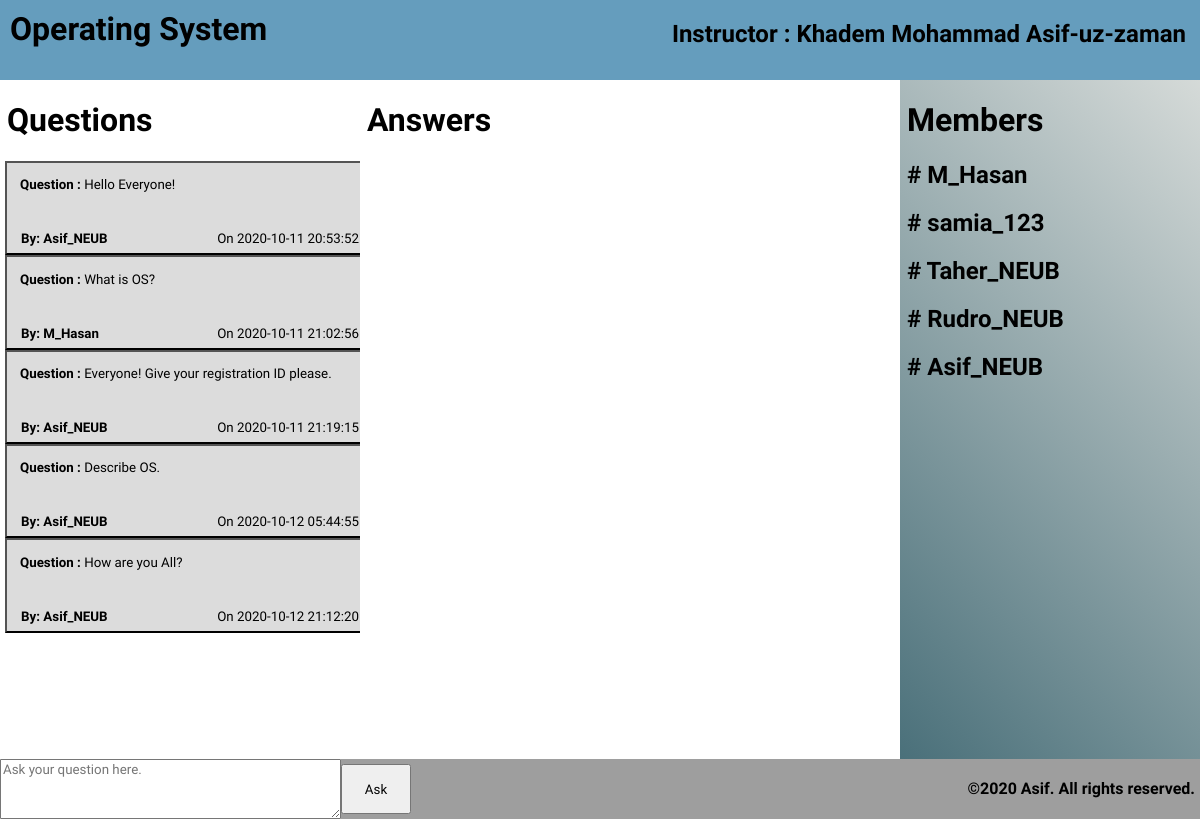
The app's page /classroom.php?id=os with its own data.
### tables this page shows
CREATE TABLE `classroom` (
  `cname` varchar(255) NOT NULL,
  `cid` varchar(255) NOT NULL,
  `password` varchar(255) NOT NULL,
  `instructor` varchar(255) NOT NULL,
  `iname` varchar(255) NOT NULL
);

CREATE TABLE `os_q` (
  `qby` varchar(255) DEFAULT NULL,
  `ts` timestamp NOT NULL DEFAULT current_timestamp() ON UPDATE current_timestamp(),
  `qid` int(11) NOT NULL,
  `q` varchar(800) DEFAULT NULL
);

CREATE TABLE `stclass` (
  `cid` varchar(255) NOT NULL,
  `phone` varchar(255) NOT NULL,
  `uname` varchar(255) NOT NULL
);

### classroom.php (the view, shortened to what this page needs)
<?php
    $sub=$_GET['id'];
    $sub1=$sub;
    $sub1 .="_q";
    $conn= mysqli_connect('localhost','root','');
    mysqli_select_db($conn,'class');
?>
<html>
    <head>
    </head>
    <body>
<header>
     <?php
        $qr123= mysqli_query($conn,"select * from classroom where cid='$sub'");
        $rownum1=mysqli_fetch_assoc($qr123);
     ?>
     <div class="snc"><h1 style="font-size: 200%; margin-top:10px;"><?php echo $rownum1['cname'];?></h1></div>
     <div><h2 class="inc">Instructor : <?php echo $rownum1['iname'];?></h2></div>
</header>
<main>
<div class="split left">
    <h1 class="hdr"> Questions</h1>
        <?php
            $tbl1= mysqli_query($conn,"select * from $sub1");
            while($row1=mysqli_fetch_assoc($tbl1))
            {
        ?>
                <button class="qbox" onclick="addFields(this.id); viewans(this.id);" name="write12" type="submit" id="<?php echo $row1['qid'] ?>" value="<?php echo $row1['qid'] ?>">
                <div >
                    <p class="mans"><b>Question :</b> <?php echo $row1['q'] ?> </p>
                    <h4 class="ab">By: <?php echo $row1['qby'] ?></h4>
                    <p class="dt">On <?php echo $row1['ts'] ?></p>
                </div>
                </button>
        <?php
            }
        ?>
</div>
<div class="split center">
<h1 class="hdr">
 Answers
</h1>
</div>
<div class="split right">
    <h1 class="hdr"> Members</h1>
        <?php
            $tbl2= mysqli_query($conn,"select * from stclass where cid='$sub'");
            while($row2=mysqli_fetch_assoc($tbl2))
            {
        ?>
                <h2 class="hdr"> # <?php echo $row2['uname'] ?> </h2>
        <?php
            }
        ?>
</div>
</main>
<footer>
<form  class="qi" method="post">
    <textarea class="ta" placeholder="Ask your question here."  name="ask1" rows="5" cols="40"></textarea>
    <input class="btn" name="asd1" type="submit" value="Ask">
</form>
<div class="cr"><p><b> &copy;2020 Asif.  All rights reserved. </b></p></div>
</footer>
    </body>
</html>

### classroom.php (style rules this page uses)
* { font-family: 'Commissioner', sans-serif; }
header { background-color: #659DBD; height:80px; width:98%; position:fixed; top:0; left:0; display:flex; justify-content:space-between; padding-left:10px; padding-right:30px; }
footer { background-color:#9E9E9E; position: fixed; height:60px; bottom:0; left:0; color:black; width:100%; display:flex; }
body { padding:0px; margin:0px; }
main { display:flex; min-height: calc(100%); }
.split { height: calc(100% - 140px); position: fixed; bottom:60px; overflow-x: hidden; z-index:10; }
.left { left: 0; width: 30%; }
.qbox { position:relative; width:370px; height:auto; background-color: #DCDCDC; margin: 0px 5px; text-align:left; }
.right { right: 0; width: 25%; background: linear-gradient(45deg, #4a707a, #d5dad8); }
.center { left:30%; width: 45%; }
.cr { bottom:5px; position:fixed; right:5px; }
.qi { display:flex; margin-right:40px; }
.btn { height: 50px; width: 70px; margin-top: 5px; }
.ta { height: 60px; }
.dt { position:absolute; right:7px; bottom:0; margin:7px; }
.ab { position:absolute; left:7px; bottom:0; margin:7px; }
.mans { margin-left:7px; margin-bottom:60px; }
.hdr { margin-left:7px; }
.snc { height:66px; width:700px; overflow:hidden; }
.inc { text-align:right; height:60px; width:550px; overflow:hidden; }

### records on screen
classroom: cname "Operating System", iname "Khadem Mohammad Asif-uz-zaman"
os_q: $row1['qid'] 1 (drawn), q "Hello Everyone!", qby "Asif_NEUB", ts "2020-10-11 20:53:52"
os_q: $row1['qid'] 2 (drawn), q "What is OS?", qby "M_Hasan", ts "2020-10-11 21:02:56"
os_q: $row1['qid'] 3 (drawn), q "Everyone! Give your registration ID please.", qby "Asif_NEUB", ts "2020-10-11 21:19:15"
os_q: $row1['qid'] 4 (drawn), q "Describe OS.", qby "Asif_NEUB", ts "2020-10-12 05:44:55"
os_q: $row1['qid'] 5 (drawn), q "How are you All?", qby "Asif_NEUB", ts "2020-10-12 21:12:20"
stclass: uname "M_Hasan"
stclass: uname "samia_123"
stclass: uname "Taher_NEUB"
stclass: uname "Rudro_NEUB"
stclass: uname "Asif_NEUB"
